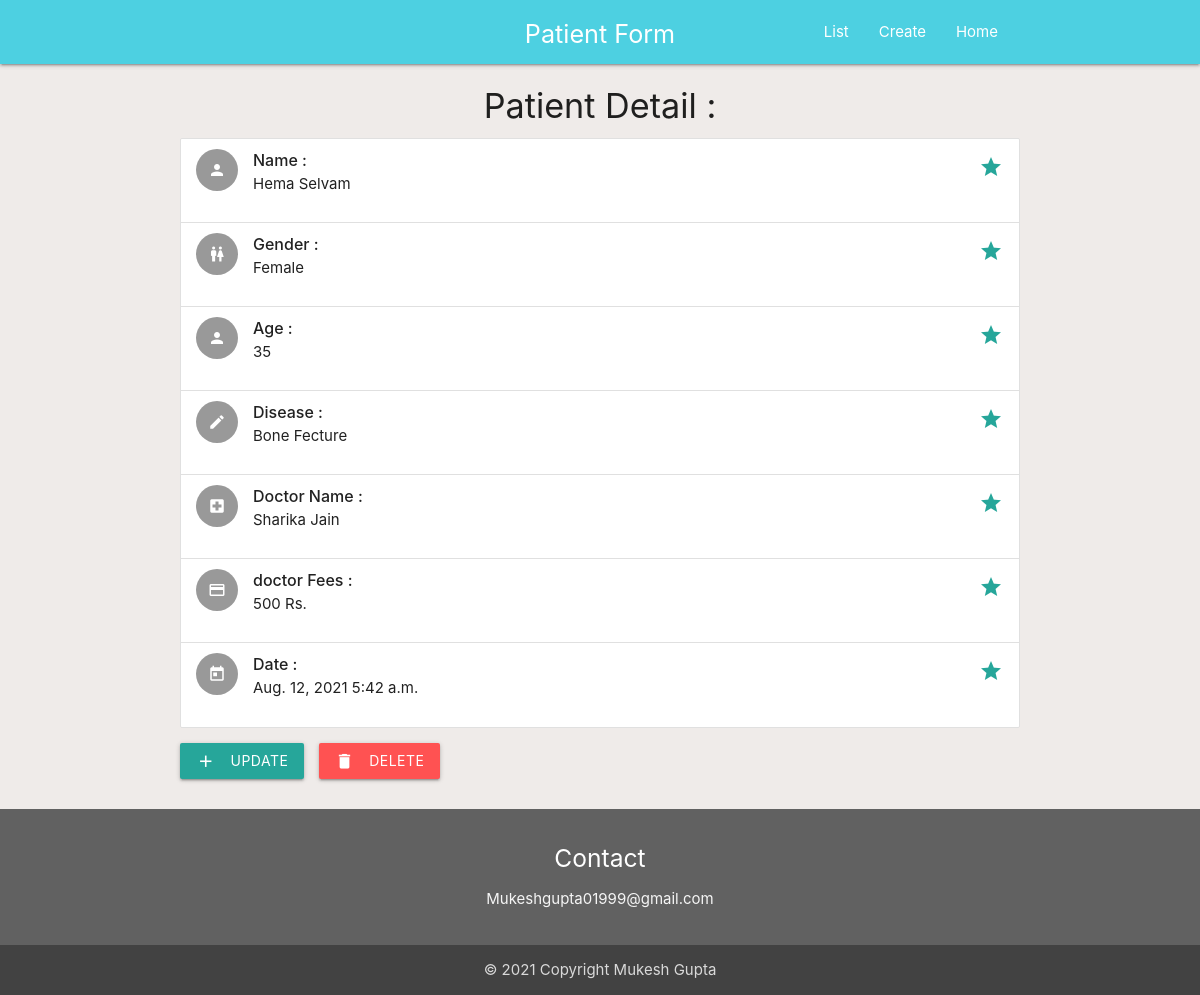
/detail/1, run on the app's committed database.
### patient/models.py (models this page shows)
class Patient(models.Model):
    CHOICE = (
        ('Male', 'Male'),
        ('Female', 'Female'),
        ('Other','Other')
        )
    First_name = models.CharField(max_length=100)
    Last_name = models.CharField(max_length=100)
    Gender=models.CharField(max_length=100,choices=CHOICE)
    Age = models.PositiveIntegerField()
    Disease = models.CharField(max_length=200)
    Doctor_name = models.CharField(max_length=100)
    Doctor_Fees = models.PositiveIntegerField(default=500)
    date=models.DateField()
    time=models.TimeField()

### patient/views.py (the view)
# urls.py: path('detail/<int:pk>',views.detail,name='detail'),
def detail(request,pk):
    patient=get_object_or_404(Patient,pk=pk)
    return render(request,'detail.html',{'patient':patient})

### templates/detail.html (shortened to what this page needs)
<!DOCTYPE html>
{% extends 'base.html' %}
{% block content %}
<div class="container" style="margin-bottom:30px" >
    <h4 class="center">Patient Detail :</h4>
        <ul class="collection">
           <li class="collection-item avatar">
             <i class="material-icons circle">person</i>
               <span class="title"><strong>Name :</strong></span>
             <p>{{patient.First_name|capfirst}} {{patient.Last_name|capfirst}}</p>
             <a href="#!" class="secondary-content"><i class="material-icons">grade</i></a>
           </li>
               <li class="collection-item avatar">
             <i class="material-icons circle">wc</i>
               <span class="title"><strong>Gender :</strong></span>
             <p>{{patient.Gender|capfirst}}</p>
             <a href="#!" class="secondary-content"><i class="material-icons">grade</i></a>
           </li>
               <li class="collection-item avatar">
             <i class="material-icons circle">person</i>
               <span class="title"><strong>Age :</strong></span>
             <p>{{patient.Age}}</p>
             <a href="#!" class="secondary-content"><i class="material-icons">grade</i></a>
           </li>
               <li class="collection-item avatar">
             <i class="material-icons circle">edit</i>
               <span class="title"><strong>Disease :</strong></span>
             <p>{{patient.Disease|title}}</p>
             <a href="#!" class="secondary-content"><i class="material-icons">grade</i></a>
           </li>
               <li class="collection-item avatar">
             <i class="material-icons circle">local_hospital</i>
               <span class="title"><strong>Doctor Name :</strong></span>
             <p>{{patient.Doctor_name|title}}</p>
             <a href="#!" class="secondary-content"><i class="material-icons">grade</i></a>
           </li>
               <li class="collection-item avatar">
             <i class="material-icons circle">payment</i>
               <span class="title"><strong>doctor Fees :</strong></span>
             <p>{{patient.Doctor_Fees}} Rs.</p>
             <a href="#!" class="secondary-content"><i class="material-icons">grade</i></a>
           </li>   <li class="collection-item avatar">
             <i class="material-icons circle">today</i>
               <span class="title"><strong>Date :</strong></span>
             <p>{{patient.date}} {{patient.time}}</p>
             <a href="#!" class="secondary-content"><i class="material-icons">grade</i></a>
           </li>
         </ul>
    <a href="{% url 'update' patient.pk %}" class="btn waves-effect waves-light" style="margin-right:10px"><i class="large material-icons left">add</i> Update</a>
    <a href="{% url 'delete' patient.pk %}" class="btn waves-effect waves-light #ff5252 red accent-2"><i class="large material-icons left">delete</i> delete</a>
</div>
{% endblock %}

### templates/base.html (style rules this page uses)
body { display: flex; min-height: 100vh; flex-direction: column; }

### data on the page
Patient: First_name "Hema", Last_name "Selvam", Gender "Female", Age "35", Disease "Bone Fecture", Doctor_name "Sharika Jain", Doctor_Fees "500", date "Aug. 12, 2021", time "5:42 a.m."
